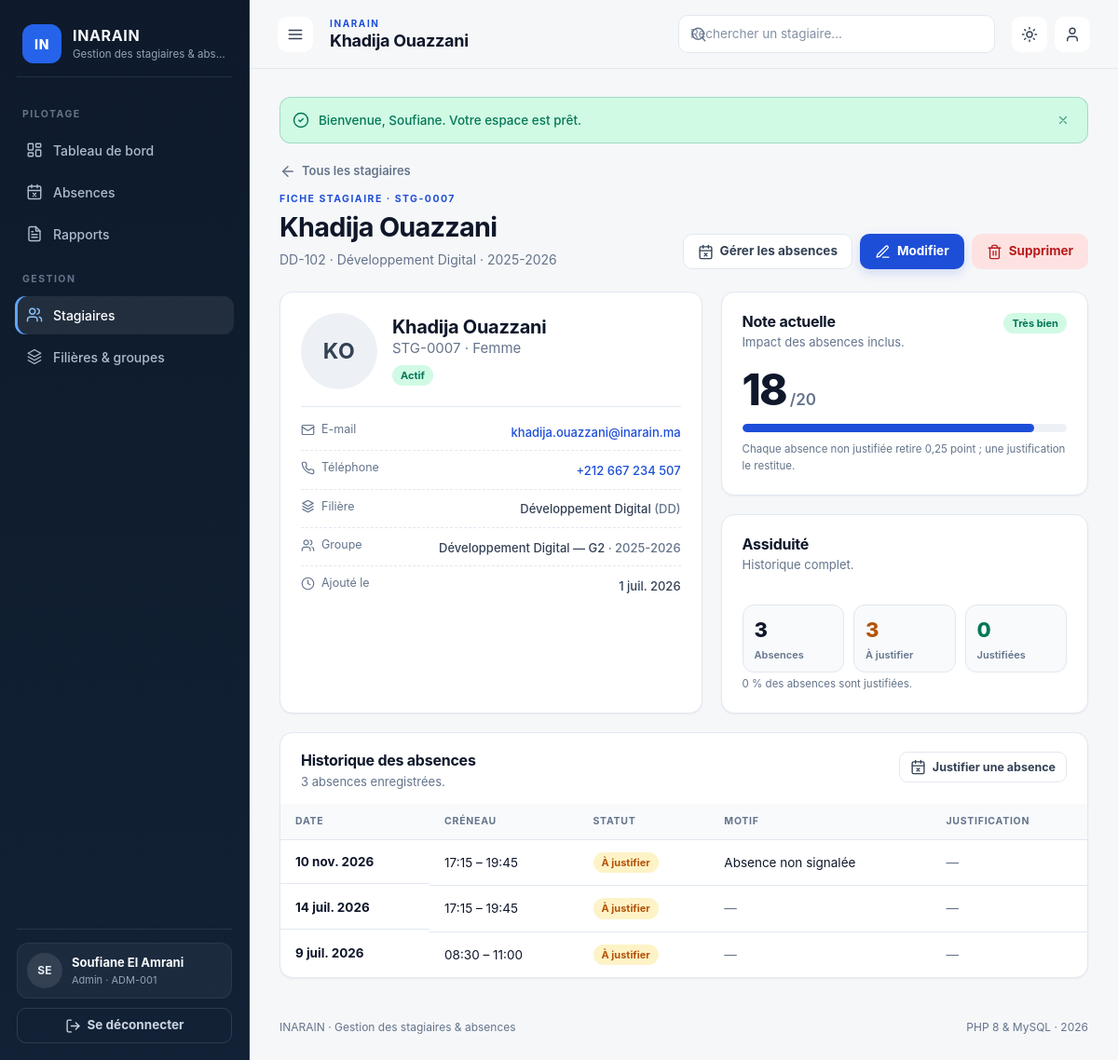
/stagiaires/7 (signed in), run on the app's committed database.
### tables this page shows
CREATE TABLE stagiaires (
    id INT UNSIGNED NOT NULL AUTO_INCREMENT,
    code VARCHAR(20) NOT NULL,
    first_name VARCHAR(60) NOT NULL,
    last_name VARCHAR(60) NOT NULL,
    gender ENUM('F', 'M') NOT NULL,
    email VARCHAR(160) NULL DEFAULT NULL,
    phone VARCHAR(30) NULL DEFAULT NULL,
    group_id INT UNSIGNED NOT NULL,
    note DECIMAL(4,2) NOT NULL DEFAULT 20.00,
    status ENUM('active', 'graduated', 'archived') NOT NULL DEFAULT 'active',
    created_at TIMESTAMP NOT NULL DEFAULT CURRENT_TIMESTAMP,
    updated_at TIMESTAMP NOT NULL DEFAULT CURRENT_TIMESTAMP ON UPDATE CURRENT_TIMESTAMP,
    PRIMARY KEY (id),
    UNIQUE KEY uniq_stagiaire_code (code),
    UNIQUE KEY uniq_stagiaire_email (email),
    KEY idx_stagiaire_group (group_id),
    KEY idx_stagiaire_status (status),
    CONSTRAINT fk_stagiaire_group FOREIGN KEY (group_id)
        REFERENCES groupes (id) ON DELETE RESTRICT ON UPDATE CASCADE,
    CONSTRAINT chk_stagiaire_note CHECK (note >= 0 AND note <= 20)
);

CREATE TABLE groupes (
    id INT UNSIGNED NOT NULL AUTO_INCREMENT,
    code VARCHAR(20) NOT NULL,
    label VARCHAR(120) NOT NULL,
    filiere_id INT UNSIGNED NOT NULL,
    academic_year VARCHAR(9) NOT NULL DEFAULT '2025-2026',
    created_at TIMESTAMP NOT NULL DEFAULT CURRENT_TIMESTAMP,
    PRIMARY KEY (id),
    UNIQUE KEY uniq_groupe_code (code),
    KEY idx_groupe_filiere (filiere_id),
    CONSTRAINT fk_groupe_filiere FOREIGN KEY (filiere_id)
        REFERENCES filieres (id) ON DELETE RESTRICT ON UPDATE CASCADE
);

CREATE TABLE filieres (
    id INT UNSIGNED NOT NULL AUTO_INCREMENT,
    code VARCHAR(20) NOT NULL,
    label VARCHAR(120) NOT NULL,
    created_at TIMESTAMP NOT NULL DEFAULT CURRENT_TIMESTAMP,
    PRIMARY KEY (id),
    UNIQUE KEY uniq_filiere_code (code)
);

CREATE TABLE absences (
    id INT UNSIGNED NOT NULL AUTO_INCREMENT,
    stagiaire_id INT UNSIGNED NOT NULL,
    date DATE NOT NULL,
    slot TINYINT UNSIGNED NOT NULL,
    justified TINYINT(1) NOT NULL DEFAULT 0,
    reason VARCHAR(255) NULL DEFAULT NULL,
    justification VARCHAR(255) NULL DEFAULT NULL,
    created_at TIMESTAMP NOT NULL DEFAULT CURRENT_TIMESTAMP,
    PRIMARY KEY (id),
    UNIQUE KEY uniq_absence (stagiaire_id, date, slot),
    KEY idx_absence_date (date),
    KEY idx_absence_justified (justified),
    CONSTRAINT fk_absence_stagiaire FOREIGN KEY (stagiaire_id)
        REFERENCES stagiaires (id) ON DELETE CASCADE ON UPDATE CASCADE,
    CONSTRAINT chk_absence_slot CHECK (slot BETWEEN 1 AND 4)
);

### app/Views/stagiaires/show.php (the view, shortened to what the rows shown need)
<?php
$statusLabels = ['active' => 'Actif', 'graduated' => 'Diplômé', 'archived' => 'Archivé'];
$statusBadges = ['active' => 'success', 'graduated' => 'info', 'archived' => 'muted'];
$note = (float) $stagiaire['note'];
$noteWidth = max(0, min(100, ($note / 20) * 100));
$justified = (int) $stagiaire['absence_total'] - (int) $stagiaire['absence_open'];
$isAdmin = ($admin['role'] ?? '') === 'admin';
?>
<section class="page-head">
    <div>
        <a class="back-link" href="<?= e(url('stagiaires')) ?>"><?= icon('arrow-left') ?> Tous les stagiaires</a>
        <p class="eyebrow">Fiche stagiaire · <?= e($stagiaire['code']) ?></p>
        <h2><?= e($stagiaire['first_name'] . ' ' . $stagiaire['last_name']) ?></h2>
        <p class="muted"><?= e($stagiaire['group_code']) ?> · <?= e($stagiaire['filiere_label']) ?> · <?= e($stagiaire['academic_year']) ?></p>
    </div>
    <div class="page-actions">
        <a class="btn btn-ghost" href="<?= e(url('absences') . '?search=' . urlencode($stagiaire['code'])) ?>"><?= icon('calendar-x') ?> Gérer les absences</a>
        <a class="btn btn-primary" href="<?= e(url('stagiaires/' . $stagiaire['id'] . '/edit')) ?>"><?= icon('edit') ?> Modifier</a>
        <?php if ($isAdmin): ?>
        <form action="<?= e(url('stagiaires/' . $stagiaire['id'] . '/delete')) ?>" method="post" data-confirm="Supprimer <?= e($stagiaire['first_name'] . ' ' . $stagiaire['last_name']) ?> ? Son historique d’absences sera également supprimé.">
            <button class="btn btn-danger-ghost" type="submit"><?= icon('trash') ?> Supprimer</button>
        </form>
        <?php endif; ?>
    </div>
</section>
<div class="profile-grid">
    <section class="card profile-card">
        <div class="profile-hero">
            <span class="avatar avatar-xl"><?= e(initials($stagiaire['first_name'], $stagiaire['last_name'])) ?></span>
            <div>
                <h3><?= e($stagiaire['first_name'] . ' ' . $stagiaire['last_name']) ?></h3>
                <p class="muted"><?= e($stagiaire['code']) ?> · <?= $stagiaire['gender'] === 'F' ? 'Femme' : 'Homme' ?></p>
                <span class="badge badge-<?= e($statusBadges[$stagiaire['status']] ?? 'muted') ?>"><?= e($statusLabels[$stagiaire['status']] ?? $stagiaire['status']) ?></span>
            </div>
        </div>
        <dl class="detail-list">
            <div>
                <dt><?= icon('mail') ?> E-mail</dt>
                <dd><?= $stagiaire['email'] ? '<a href="mailto:' . e($stagiaire['email']) . '">' . e($stagiaire['email']) . '</a>' : '<span class="muted">Non renseigné</span>' ?></dd>
            </div>
            <div>
                <dt><?= icon('phone') ?> Téléphone</dt>
                <dd><?= $stagiaire['phone'] ? '<a href="tel:' . e($stagiaire['phone']) . '">' . e($stagiaire['phone']) . '</a>' : '<span class="muted">Non renseigné</span>' ?></dd>
            </div>
            <div>
                <dt><?= icon('layers') ?> Filière</dt>
                <dd><?= e($stagiaire['filiere_label']) ?> <span class="muted">(<?= e($stagiaire['filiere_code']) ?>)</span></dd>
            </div>
            <div>
                <dt><?= icon('users') ?> Groupe</dt>
                <dd><?= e($stagiaire['group_label']) ?> <span class="muted">· <?= e($stagiaire['academic_year']) ?></span></dd>
            </div>
            <div>
                <dt><?= icon('clock') ?> Ajouté le</dt>
                <dd><?= e(date_fr($stagiaire['created_at'])) ?></dd>
            </div>
        </dl>
    </section>
    <div class="profile-side">
        <section class="card note-card">
            <div class="card-head">
                <div>
                    <h3>Note actuelle</h3>
                    <p class="muted">Impact des absences inclus.</p>
                </div>
                <span class="badge badge-<?= e(note_tone($note) === 'good' ? 'success' : (note_tone($note) === 'warn' ? 'info' : 'danger')) ?>"><?= e(note_tone($note) === 'good' ? 'Très bien' : (note_tone($note) === 'warn' ? 'Moyen' : 'Insuffisant')) ?></span>
            </div>
            <p class="note-hero"><?= e(note_fr($note)) ?><span>/20</span></p>
            <div class="progress progress-lg" role="img" aria-label="<?= e(note_fr($note)) ?> sur 20">
                <span class="progress-<?= e(note_tone($note)) ?>" style="width: <?= e((string) round($noteWidth, 1)) ?>%"></span>
            </div>
            <p class="field-hint">Chaque absence non justifiée retire <?= e(note_fr(config('academic.absence_penalty', 0.25))) ?> point ; une justification le restitue.</p>
        </section>
        <section class="card">
            <div class="card-head">
                <div>
                    <h3>Assiduité</h3>
                    <p class="muted">Historique complet.</p>
                </div>
            </div>
            <div class="mini-stats">
                <div>
                    <span class="mini-stat-value"><?= (int) $stagiaire['absence_total'] ?></span>
                    <span class="mini-stat-label">Absences</span>
                </div>
                <div>
                    <span class="mini-stat-value text-warning"><?= (int) $stagiaire['absence_open'] ?></span>
                    <span class="mini-stat-label">À justifier</span>
                </div>
                <div>
                    <span class="mini-stat-value text-success"><?= $justified ?></span>
                    <span class="mini-stat-label">Justifiées</span>
                </div>
            </div>
            <p class="field-hint"><?= e(percent($justified, (int) $stagiaire['absence_total'])) ?> des absences sont justifiées.</p>
        </section>
    </div>
</div>
<section class="card card-flush">
    <div class="card-head card-head-padded">
        <div>
            <h3>Historique des absences</h3>
            <p class="muted"><?= count($absences) ?> absence<?= count($absences) > 1 ? 's' : '' ?> enregistrée<?= count($absences) > 1 ? 's' : '' ?>.</p>
        </div>
        <a class="btn btn-ghost btn-sm" href="<?= e(url('absences') . '?search=' . urlencode($stagiaire['code'])) ?>"><?= icon('calendar-x') ?> Justifier une absence</a>
    </div>
    <?php if ($absences === []): ?>
        <div class="empty-state">
            <?= icon('check-circle') ?>
            <h3>Aucune absence</h3>
            <p>Ce stagiaire est assidu. Continuez comme ça.</p>
        </div>
    <?php else: ?>
        <div class="table-wrap">
            <table class="table">
                <thead>
                    <tr>
                        <th scope="col">Date</th>
                        <th scope="col">Créneau</th>
                        <th scope="col">Statut</th>
                        <th scope="col">Motif</th>
                        <th scope="col">Justification</th>
                    </tr>
                </thead>
                <tbody>
                    <?php foreach ($absences as $absence): ?>
                        <tr>
                            <td class="table-strong"><?= e(date_fr($absence['date'])) ?></td>
                            <td><?= e(slot_label((int) $absence['slot'])) ?></td>
                            <td>
                                <span class="badge <?= (int) $absence['justified'] === 1 ? 'badge-success' : 'badge-warning' ?>"><?= (int) $absence['justified'] === 1 ? 'Justifiée' : 'À justifier' ?></span>
                            </td>
                            <td><?= $absence['reason'] ? e($absence['reason']) : '<span class="muted">—</span>' ?></td>
                            <td><?= $absence['justification'] ? e($absence['justification']) : '<span class="muted">—</span>' ?></td>
                        </tr>
                    <?php endforeach; ?>
                </tbody>
            </table>
        </div>
    <?php endif; ?>
</section>

### app/Core/Router.php (shortened to what the rows shown need)
<?php
final class Router
{
    private array $routes = [];
    private function add(string $method, string $pattern, callable|array $handler): void
    {
        $this->routes[] = [
            'method' => $method,
            'pattern' => rtrim($pattern, '/') ?: '/',
            'handler' => $handler,
        ];
    }
    public function dispatch(string $method, string $path): void
    {
        $path = rtrim($path, '/') ?: '/';
        foreach ($this->routes as $route) {
            $regex = $this->compile($route['pattern']);
            if (preg_match($regex, $path, $matches) !== 1) {
                continue;
            }
            $params = array_filter(
                $matches,
                static fn (string|int $key): bool => is_string($key),
                ARRAY_FILTER_USE_KEY
            );
            $handler = $route['handler'];
            if (is_array($handler) && is_string($handler[0])) {
                $handler[0] = new $handler[0]();
            }
            call_user_func_array($handler, array_values($params));
            return;
        }
    }
    private function compile(string $pattern): string
    {
        $regex = preg_replace('#\{([a-zA-Z_][a-zA-Z0-9_]*)\}#', '(?P<$1>[^/]+)', $pattern);
        return '#^' . $regex . '$#';
    }
}

### data on the page
stagiaires: code "STG-0007", first_name+last_name "Khadija Ouazzani", group.code "DD-102", filieres.label "Développement Digital", group.academic_year "2025-2026", first_name+last_name "KO", status "Actif", email "khadija.ouazzani@inarain.ma", phone "+212 667 234 507", filieres.code "DD", group.label "Développement Digital — G2", created_at "1 juil. 2026", note "Très bien", note "18"
absences: date "10 nov. 2026", slot "17:15 – 19:45", justified "À justifier", reason "Absence non signalée"
absences: date "14 juil. 2026", slot "17:15 – 19:45", justified "À justifier"
absences: date "9 juil. 2026", slot "08:30 – 11:00", justified "À justifier"

### other printed values
$flash['message'] "Bienvenue, Soufiane. Votre espace est prêt."
$stagiaire['absence_total'] "3"
$stagiaire['absence_open'] "3"
$justified "0"
percent($justified, (int) $stagiaire['absence_total']) "0 %"
count($absences) "3"
